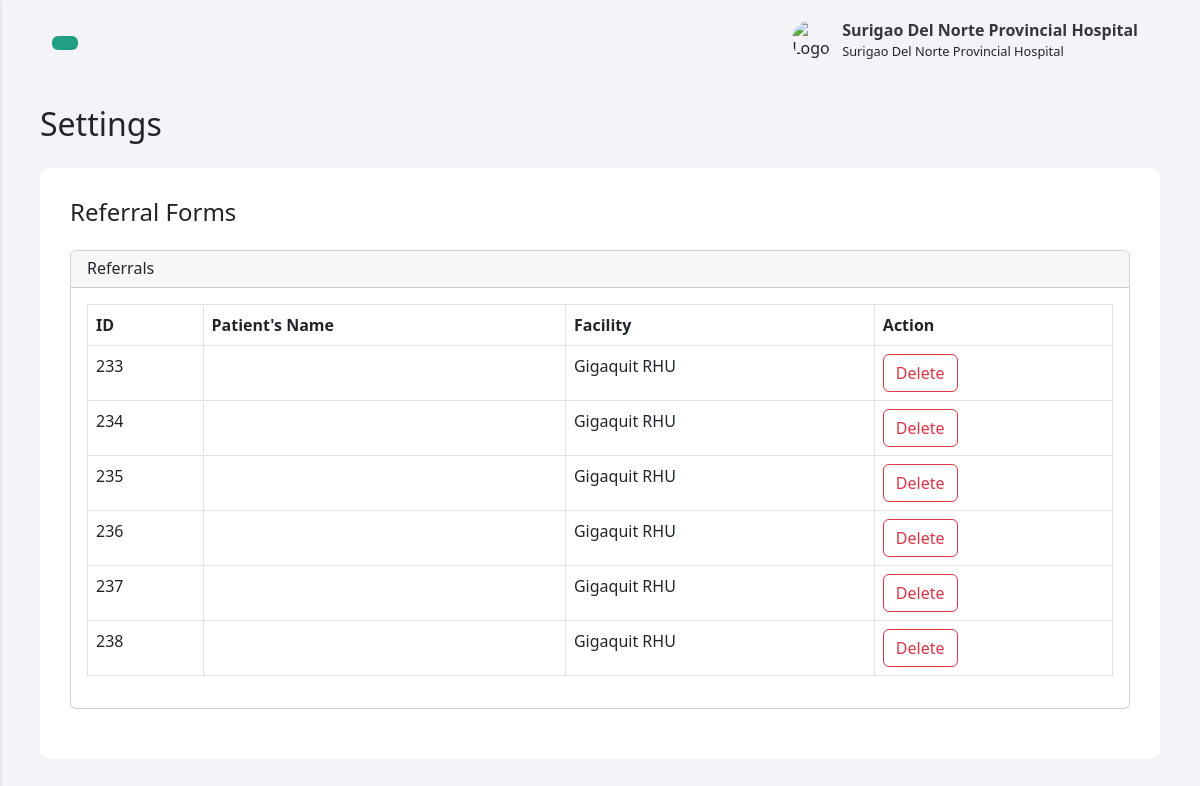
Page /facility/dashboard/settings.php (signed in) on the earlier database version.
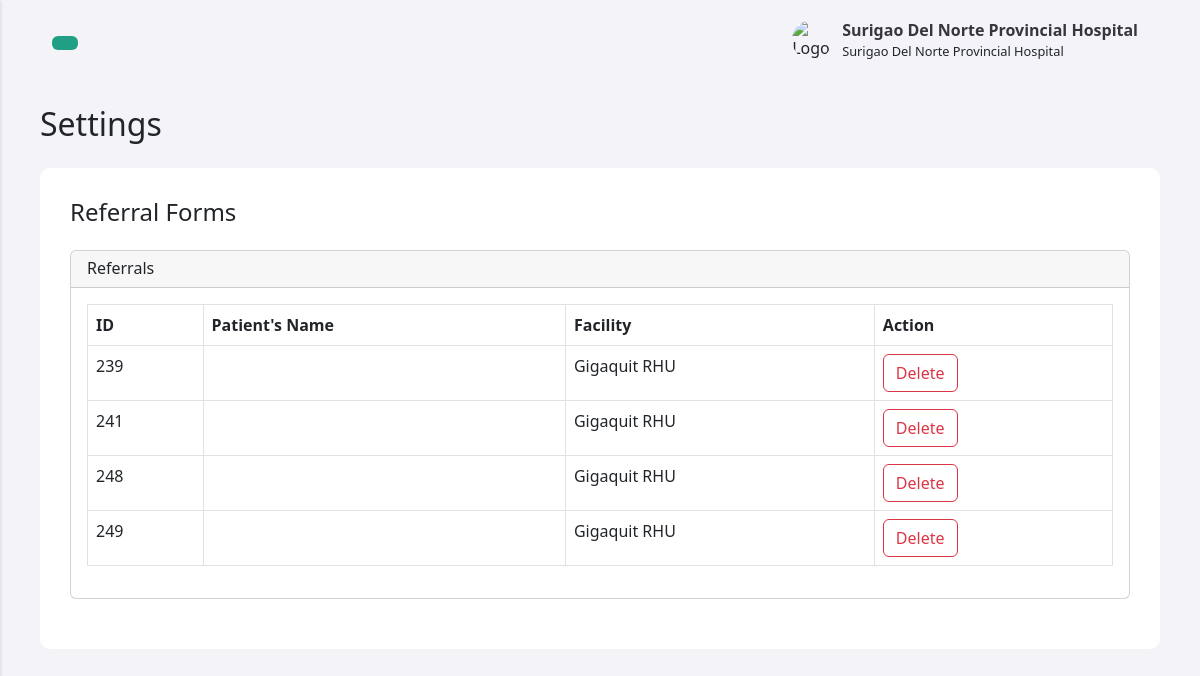
Same page on the later database version.
### tables this page shows
CREATE TABLE `referral_forms` (
  `id` int(11) NOT NULL,
  `Name` varchar(255) DEFAULT NULL,
  `dadaad` varchar(255) NOT NULL
);

CREATE TABLE `facilities` (
  `fclt_id` int(11) NOT NULL,
  `fclt_name` varchar(255) NOT NULL,
  `fclt_password` varchar(255) NOT NULL,
  `fclt_ref_id` varchar(255) NOT NULL,
  `fclt_type` varchar(255) NOT NULL,
  `fclt_address` varchar(255) NOT NULL,
  `img_url` text NOT NULL
);

### facility/dashboard/includes/prenatal_functions.inc.php (called while the page is built, shortened)
<?php
include 'db_conn.php';
function prenatal_format() {
    global $conn;
    $sql = "SHOW COLUMNS FROM patients_details";
    $result = mysqli_query($conn, $sql);
    if ($result) {
        $referrals = mysqli_fetch_all($result, MYSQLI_ASSOC);
        return $referrals;
    } else {
        echo "Error executing query: " . mysqli_error($conn);
    }
    return array();
}

### facility/dashboard/includes/referral_functions.inc.php (called while the page is built, shortened)
<?php
include 'dbh.inc.php';
function referrals() {
    global $conn;
    $sql = "SELECT referral_forms.*, facilities.fclt_name FROM referral_forms
    INNER JOIN referral_records ON referral_forms.id = referral_records.rfrrl_id
    INNER JOIN facilities ON referral_records.fclt_id = facilities.fclt_id";
    $result = mysqli_query($conn, $sql);
    if ($result) {
        $referrals = mysqli_fetch_all($result, MYSQLI_ASSOC);
        return $referrals;
    } else {
        echo "Error executing query: " . mysqli_error($conn);
    }
    return array();
}

### facility/dashboard/settings.php (the view, shortened to what this page needs)
<?php
include_once 'header.php';
include_once 'includes/referral_functions.inc.php';
include_once 'includes/prenatal_functions.inc.php';
$referrals = referrals();
$prenatal_format = prenatal_format();
?>
<h2 class="left-heading mb-4">Settings</h2>
<div class="feed">
  <h4 class="left-heading mb-4">Referral Forms</h4>
  <div class="card">
    <h6 class="card-header">Referrals</h6>
    <div class="card-body">
      <table id="referralsTable" class="table table-bordered table-hover">
        <thead>
          <tr>
            <th scope="col">ID</th>
            <th scope="col">Patient's Name</th>
            <th scope="col">Facility</th>
            <th scope="col">Action</th>
          </tr>
        </thead>
        <tbody>
          <?php
          foreach ($referrals as $referral) {
            ?>
            <tr>
              <td><?= $referral['id'] ?></td>
              <td><?= $referral['name'] ?></td>
              <td><?= $referral['fclt_name'] ?></td>
              <td>
                <button type="button" value="<?= $referral['id']; ?>" class="deleteReferral btn btn-outline-danger">Delete</button>
              </td>
            </tr>
            <?php
          }
          ?>
        </tbody>
      </table>
    </div>
  </div>
</div>
<?php
require 'footer.php';
?>

Differences in the rows shown:
removed referral_forms: id "233", facilities.fclt_name "Gigaquit RHU"
removed referral_forms: id "234", facilities.fclt_name "Gigaquit RHU"
removed referral_forms: id "235", facilities.fclt_name "Gigaquit RHU"
removed referral_forms: id "236", facilities.fclt_name "Gigaquit RHU"
removed referral_forms: id "237", facilities.fclt_name "Gigaquit RHU"
removed referral_forms: id "238", facilities.fclt_name "Gigaquit RHU"
added referral_forms: id "239", facilities.fclt_name "Gigaquit RHU"
added referral_forms: id "241", facilities.fclt_name "Gigaquit RHU"
added referral_forms: id "248", facilities.fclt_name "Gigaquit RHU"
added referral_forms: id "249", facilities.fclt_name "Gigaquit RHU"
